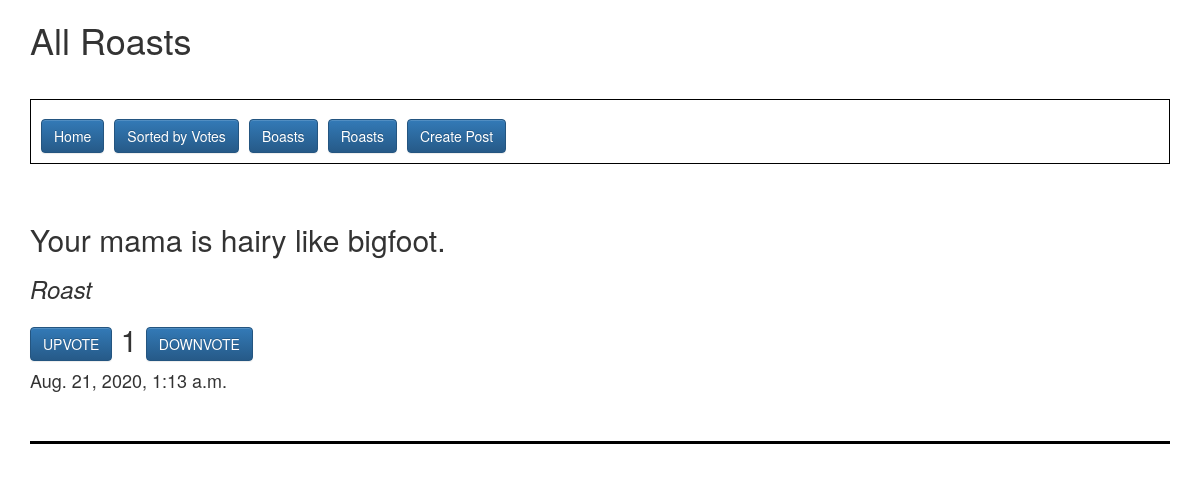
The page /roasts/ on the database as committed earlier.
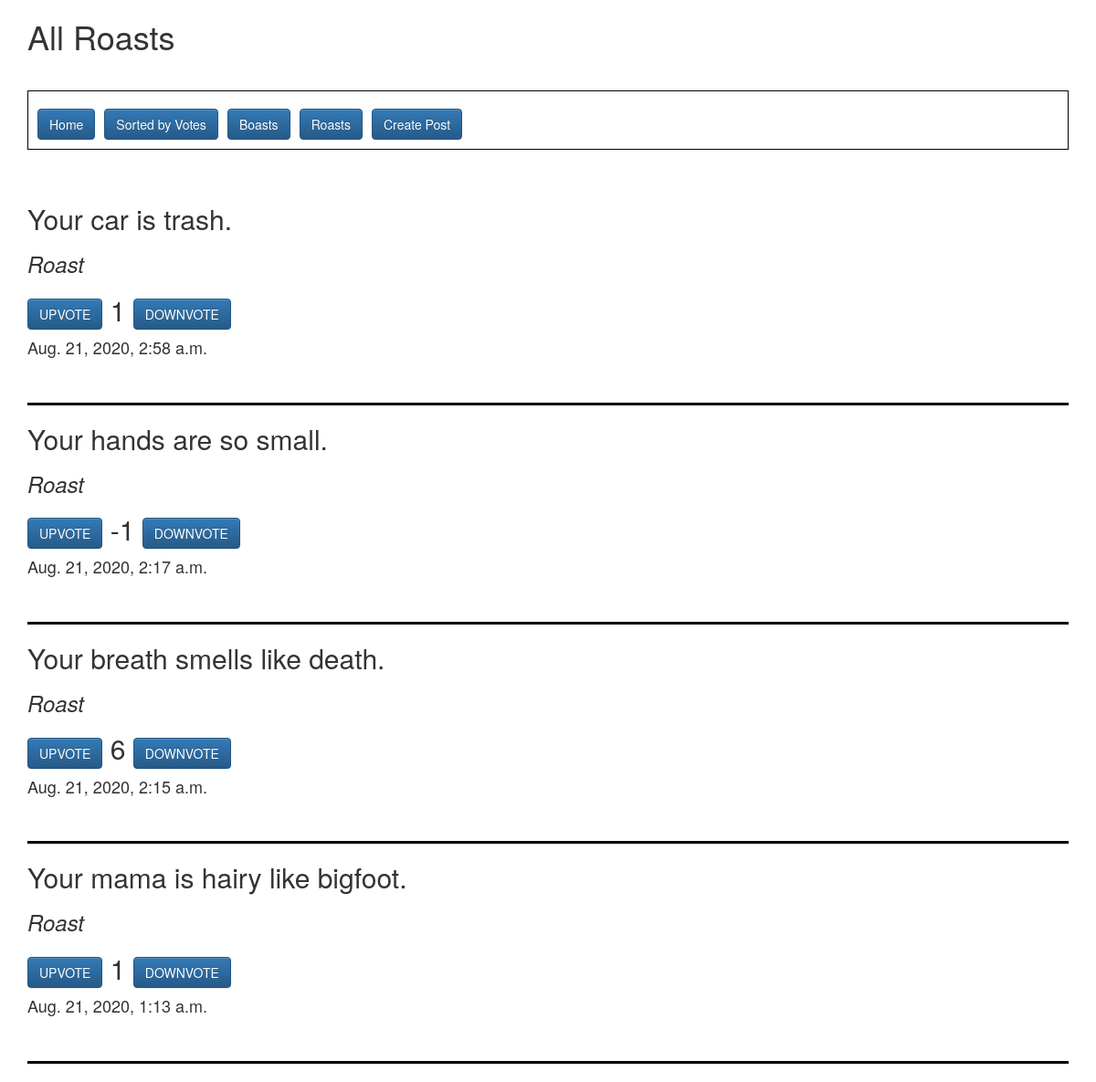
The same page on the database as committed later.
### homepage/models.py (models this page shows, shortened)
class BoastsRoasts(models.Model):
    boasts = models.BooleanField(default=True)
    post_text = models.CharField(max_length=240)
    up_votes = models.IntegerField(default=0)
    down_votes = models.IntegerField(default=0)
    submission_time = models.DateTimeField(default=timezone.now)

### homepage/views.py (the view)
# urls.py: path('roasts/', roasts, name="roasts"),
def roasts(request):
    all_roasts = BoastsRoasts.objects.filter(
        boasts=False).order_by("submission_time").reverse()
    vote_count = 10
    return render(request, "roasts.html", {"roasts": all_roasts, "votes": vote_count})

### templates/roasts.html (shortened to what this page needs)
<link rel="stylesheet" href="https://maxcdn.bootstrapcdn.com/bootstrap/3.3.7/css/bootstrap.min.css">
<link rel="stylesheet" href="https://maxcdn.bootstrapcdn.com/bootstrap/3.3.7/css/bootstrap-theme.min.css">
<div class="container">
    <h1>All Roasts
    <br>
    <br>
    <div align="left" style="border: 1px solid #000; padding:10px;">
        <a href="/" class="btn btn-primary">Home</a>&nbsp;<a href="/sortedposts/" class="btn btn-primary">Sorted by Votes</a>&nbsp;<a href="/boasts/" class="btn btn-primary">Boasts</a>&nbsp;<a href="/roasts/" class="btn btn-primary">Roasts</a>&nbsp;<a href="/addpost/" class="btn btn-primary">Create Post</a>
    </div>
    <br>
    {% for post in roasts %}
    <h2>
        {{ post.post_text }}
    </h2>
    <h3><em>Roast</em></h3>
    <h2>
        <a href="/upvote/{{ post.id }}" class="btn btn-primary">UPVOTE</a>&nbsp;{{ post.up_votes|add:post.down_votes}}&nbsp;<a href="/downvote/{{ post.id }}" class="btn btn-primary">DOWNVOTE</a>
    </h2>
    <h4>
        {{ post.submission_time }}
    </h4>
    <br>
    <hr style="border-top: 3px solid #000;">
    {% endfor %}
</div>

Rows that differ between the two databases and show on the page:
added BoastsRoasts: post_text "Your car is trash.", up_votes|add "1", submission_time "Aug. 21, 2020, 2:58 a.m."
added BoastsRoasts: post_text "Your hands are so small.", up_votes|add "-1", submission_time "Aug. 21, 2020, 2:17 a.m."
added BoastsRoasts: post_text "Your breath smells like death.", up_votes|add "6", submission_time "Aug. 21, 2020, 2:15 a.m."
